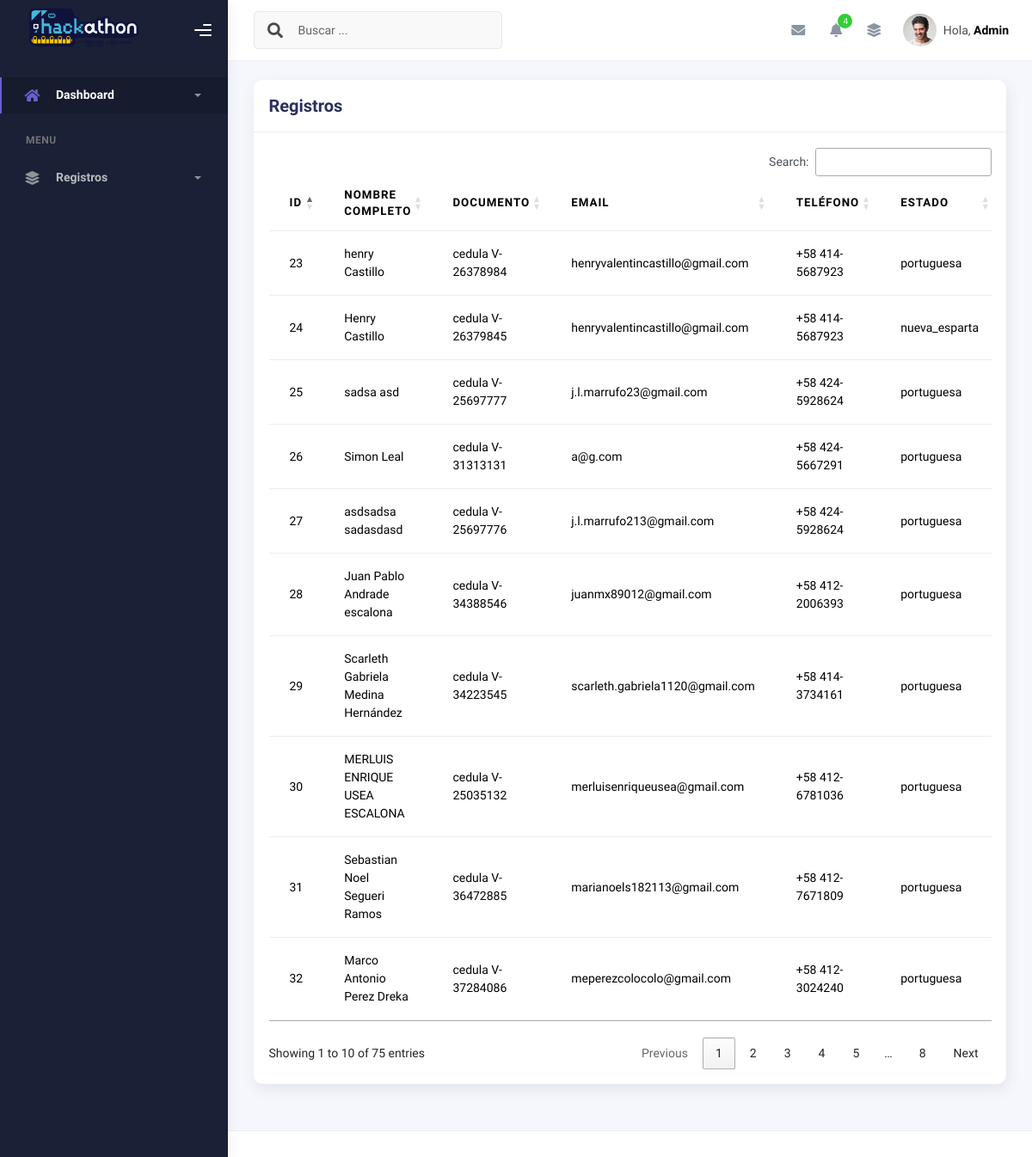
Screenshot of /dashboard-hackathon/registros.php (signed in) with the database file from the repository.
### tables this page shows
CREATE TABLE `registrations` (
  `id` int(11) NOT NULL,
  `registration_number` varchar(50) NOT NULL,
  `full_name` varchar(255) NOT NULL,
  `last_name` varchar(100) DEFAULT NULL,
  `document_type` enum('cedula','pasaporte','cedula_escolar') NOT NULL,
  `document_number` varchar(50) NOT NULL,
  `nationality` varchar(1) DEFAULT NULL,
  `birth_date` date NOT NULL,
  `age` int(11) NOT NULL,
  `gender` enum('masculino','femenino') NOT NULL,
  `email` varchar(255) NOT NULL,
  `phone` varchar(20) NOT NULL,
  `address` text NOT NULL,
  `state` varchar(100) NOT NULL,
  `city` varchar(100) NOT NULL,
  `institution` varchar(255) NOT NULL,
  `education_level` enum('primaria','bachillerato','universidad') NOT NULL,
  `grade` varchar(100) DEFAULT NULL,
  `category` enum('Junior','Senior') NOT NULL,
  `microbit_experience` enum('ninguna','basica','intermedia','avanzada') NOT NULL,
  `expectations` text DEFAULT NULL,
  `shirt_size` enum('S','M','L','XL') NOT NULL,
  `document_photo_path` varchar(500) DEFAULT NULL,
  `is_minor` tinyint(1) DEFAULT 0,
  `guardian_name` varchar(255) DEFAULT NULL,
  `guardian_doc_type` varchar(50) DEFAULT NULL,
  `guardian_document` varchar(50) DEFAULT NULL,
  `guardian_email` varchar(255) DEFAULT NULL,
  `guardian_phone` varchar(20) DEFAULT NULL,
  `authorization_doc_path` varchar(500) DEFAULT NULL,
  `payment_method` enum('pago_movil','efectivo') DEFAULT NULL,
  `payment_phone` varchar(20) DEFAULT NULL,
  `payment_bank` varchar(10) DEFAULT NULL,
  `payment_date` date DEFAULT NULL,
  `payment_reference` varchar(4) DEFAULT NULL,
  `payment_proof_path` varchar(500) DEFAULT NULL,
  `payment_amount_bs` decimal(10,2) DEFAULT NULL,
  `bcv_rate` decimal(10,2) DEFAULT NULL,
  `payment_verified` tinyint(4) NOT NULL DEFAULT 0,
  `image_rights_accepted` tinyint(1) DEFAULT 1,
  `data_verified` tinyint(1) DEFAULT 1,
  `verified_by` varchar(255) DEFAULT NULL,
  `status` tinyint(4) NOT NULL DEFAULT 1,
  `created_at` timestamp NULL DEFAULT current_timestamp(),
  `updated_at` timestamp NULL DEFAULT current_timestamp() ON UPDATE current_timestamp()
);

### dashboard-hackathon/registros.php (the view, shortened to what this page needs)
<?php
require_once 'database.php';
$stmt = $pdo->query("SELECT * FROM registrations");
$registrations = $stmt->fetchAll(PDO::FETCH_ASSOC);
require_once 'header.php';
require_once 'sidebar.php';
?>
<div class="row">
    <div class="col-md-12">
        <div class="card">
            <div class="card-header">
                <div class="card-title">Registros</div>
            </div>
            <div class="card-body">
                <div class="table-responsive">
                    <table class="table mt-3" id="registrationsTable">
                        <thead>
                            <tr>
                                <th>ID</th>
                                <th>Nombre Completo</th>
                                <th>Documento</th>
                                <th>Email</th>
                                <th>Teléfono</th>
                                <th>Estado</th>
                            </tr>
                        </thead>
                        <tbody>
                            <?php foreach ($registrations as $r): ?>
                                <tr>
                                    <td><?= $r['id'] ?></td>
                                    <td><?= htmlspecialchars($r['full_name'] . ' ' . $r['last_name']) ?></td>
                                    <td><?= htmlspecialchars($r['document_type'] . ' ' . $r['document_number']) ?></td>
                                    <td><?= htmlspecialchars($r['email']) ?></td>
                                    <td><?= htmlspecialchars($r['phone']) ?></td>
                                    <td><?= htmlspecialchars($r['state']) ?></td>
                                </tr>
                            <?php endforeach; ?>
                        </tbody>
                    </table>
                </div>
            </div>
        </div>
    </div>
</div>
<?php require_once 'footer.php'; ?>

### dashboard-hackathon/header.php (shortened to what this page needs)
<!DOCTYPE html>
<html lang="en">
<head>
  <link rel="stylesheet" href="assets/css/bootstrap.min.css" />
  <link rel="stylesheet" href="assets/css/plugins.min.css" />
  <link rel="stylesheet" href="assets/css/kaiadmin.min.css" />
<link href="https://cdn.datatables.net/1.13.6/css/jquery.dataTables.min.css" rel="stylesheet">
<link href="https://cdn.datatables.net/buttons/2.4.1/css/buttons.dataTables.min.css" rel="stylesheet">
</head>
<body>
  <div class="wrapper">

### dashboard-hackathon/sidebar.php (shortened to what this page needs)
<div class="sidebar" data-background-color="dark">
    <div class="sidebar-logo">
        <div class="logo-header" data-background-color="dark">
            <a href="index" class="logo">
                <img
                    src="assets/img/hackathon_logo.png"
                    alt="navbar brand"
                    class="navbar-brand"
                    height="60" />
            </a>
            <div class="nav-toggle">
                <button class="btn btn-toggle toggle-sidebar">
                    <i class="gg-menu-right"></i>
                </button>
            </div>
        </div>
    </div>
    <div class="sidebar-wrapper scrollbar scrollbar-inner">
        <div class="sidebar-content">
            <ul class="nav nav-secondary">
                <li class="nav-item active">
                    <a
                        data-bs-toggle="collapse"
                        href="#dashboard"
                        class="collapsed"
                        aria-expanded="false">
                        <i class="fas fa-home"></i>
                        <p>Dashboard</p>
                        <span class="caret"></span>
                    </a>
                </li>
                <li class="nav-section">
                    <h4 class="text-section">Menu</h4>
                </li>
                <li class="nav-item">
                    <a data-bs-toggle="collapse" href="#base">
                        <i class="fas fa-layer-group"></i>
                        <p>Registros</p>
                        <span class="caret"></span>
                    </a>
                </li>
            </ul>
        </div>
    </div>
</div>
<div class="main-panel">
    <div class="main-header">
        <nav
            class="navbar navbar-header navbar-header-transparent navbar-expand-lg border-bottom">
            <div class="container-fluid">
                <nav
                    class="navbar navbar-header-left navbar-expand-lg navbar-form nav-search p-0 d-none d-lg-flex">
                    <div class="input-group">
                        <div class="input-group-prepend">
                            <button type="submit" class="btn btn-search pe-1">
                                <i class="fa fa-search search-icon"></i>
                            </button>
                        </div>
                        <input
                            type="text"
                            placeholder="Buscar ..."
                            class="form-control" />
                    </div>
                </nav>
                <ul class="navbar-nav topbar-nav ms-md-auto align-items-center">
                    <li class="nav-item topbar-icon dropdown hidden-caret">
                        <a
                            class="nav-link dropdown-toggle"
                            href="#"
                            id="messageDropdown"
                            role="button"
                            data-bs-toggle="dropdown"
                            aria-haspopup="true"
                            aria-expanded="false">
                            <i class="fa fa-envelope"></i>
                        </a>
                    </li>
                    <li class="nav-item topbar-icon dropdown hidden-caret">
                        <a
                            class="nav-link dropdown-toggle"
                            href="#"
                            id="notifDropdown"
                            role="button"
                            data-bs-toggle="dropdown"
                            aria-haspopup="true"
                            aria-expanded="false">
                            <i class="fa fa-bell"></i>
                            <span class="notification">4</span>
                        </a>
                    </li>
                    <li class="nav-item topbar-icon dropdown hidden-caret">
                        <a
                            class="nav-link"
                            data-bs-toggle="dropdown"
                            href="#"
                            aria-expanded="false">
                            <i class="fas fa-layer-group"></i>
                        </a>
                    </li>
                    <li class="nav-item topbar-user dropdown hidden-caret">
                        <a
                            class="dropdown-toggle profile-pic"
                            data-bs-toggle="dropdown"
                            href="#"
                            aria-expanded="false">
                            <div class="avatar-sm">
                                <img
                                    src="assets/img/profile.jpg"
                                    alt="..."
                                    class="avatar-img rounded-circle" />
                            </div>
                            <span class="profile-username">
                                <span class="op-7">Hola,</span>
                                <span class="fw-bold">
                                    <?php
                                    if (isset($_SESSION['username'])) {
                                        echo htmlspecialchars(ucfirst($_SESSION['username']));
                                    } else {
                                        echo "Invitado";
                                    }
                                    ?>
                                </span>
                            </span>
                        </a>
                    </li>
                </ul>
            </div>
        </nav>
    </div>
    <div class="container">
        <div class="page-inner">

### dashboard-hackathon/footer.php (shortened to what this page needs)
</div>
</div>
<footer class="footer">
</footer>
</div>
</div>
</body>
</html>

### rows the page displays
registrations: id "23", full_name+last_name "henry Castillo", document_type+document_number "cedula V-26378984", email "henryvalentincastillo@gmail.com", phone "+58 414-5687923", state "portuguesa"
registrations: id "24", full_name+last_name "Henry Castillo", document_type+document_number "cedula V-26379845", email "henryvalentincastillo@gmail.com", phone "+58 414-5687923", state "nueva_esparta"
registrations: id "25", full_name+last_name "sadsa asd", document_type+document_number "cedula V-25697777", email "j.l.marrufo23@gmail.com", phone "+58 424-5928624", state "portuguesa"
registrations: id "26", full_name+last_name "Simon Leal", document_type+document_number "cedula V-31313131", email "a@g.com", phone "+58 424-5667291", state "portuguesa"
registrations: id "27", full_name+last_name "asdsadsa sadasdasd", document_type+document_number "cedula V-25697776", email "j.l.marrufo213@gmail.com", phone "+58 424-5928624", state "portuguesa"
registrations: id "28", full_name+last_name "Juan Pablo Andrade escalona", document_type+document_number "cedula V-34388546", email "juanmx89012@gmail.com", phone "+58 412-2006393", state "portuguesa"
registrations: id "29", full_name+last_name "Scarleth Gabriela Medina Hernández", document_type+document_number "cedula V-34223545", email "scarleth.gabriela1120@gmail.com", phone "+58 414-3734161", state "portuguesa"
registrations: id "30", full_name+last_name "MERLUIS ENRIQUE USEA ESCALONA", document_type+document_number "cedula V-25035132", email "merluisenriqueusea@gmail.com", phone "+58 412-6781036", state "portuguesa"
registrations: id "31", full_name+last_name "Sebastian Noel Segueri Ramos", document_type+document_number "cedula V-36472885", email "marianoels182113@gmail.com", phone "+58 412-7671809", state "portuguesa"
registrations: id "32", full_name+last_name "Marco Antonio Perez Dreka", document_type+document_number "cedula V-37284086", email "meperezcolocolo@gmail.com", phone "+58 412-3024240", state "portuguesa"

### other values shown
$_SESSION['username'] "Admin"
